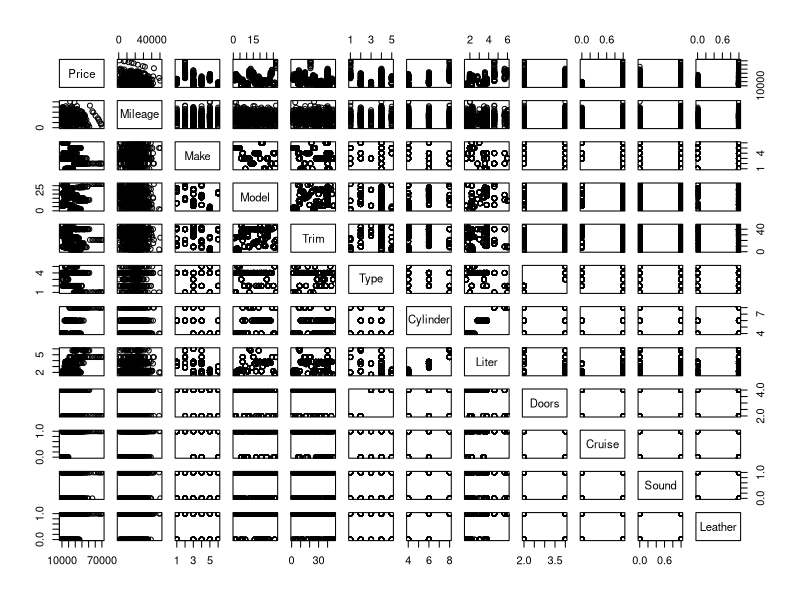
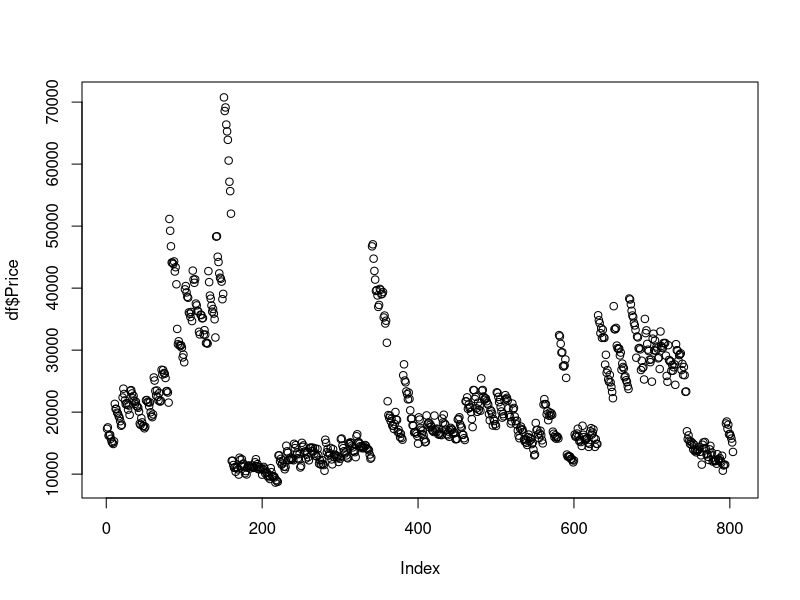
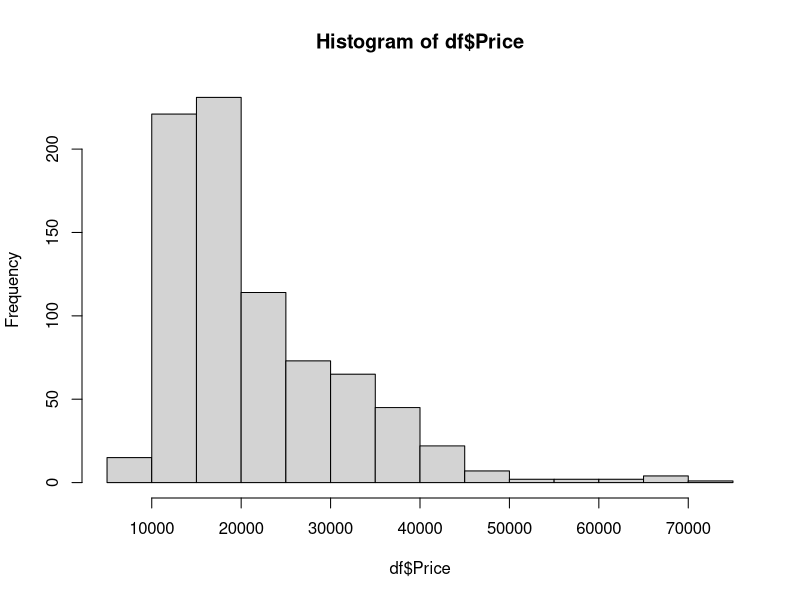
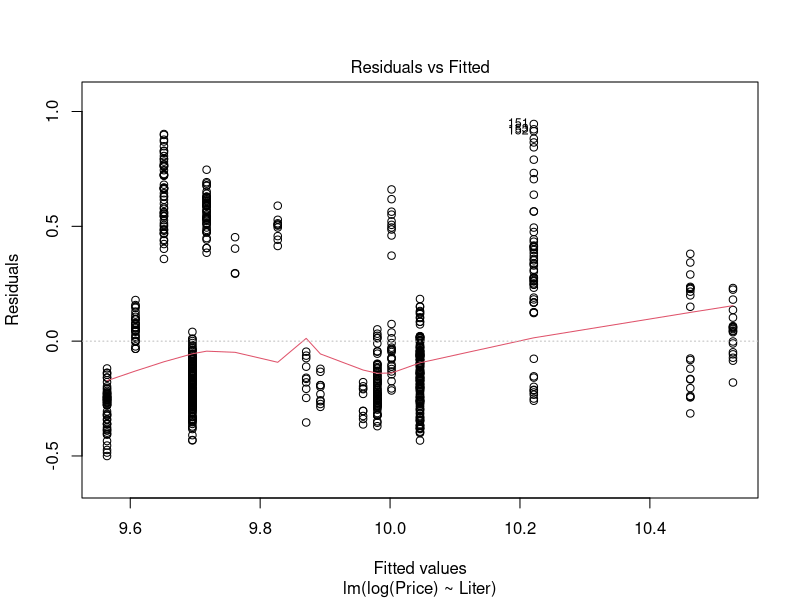
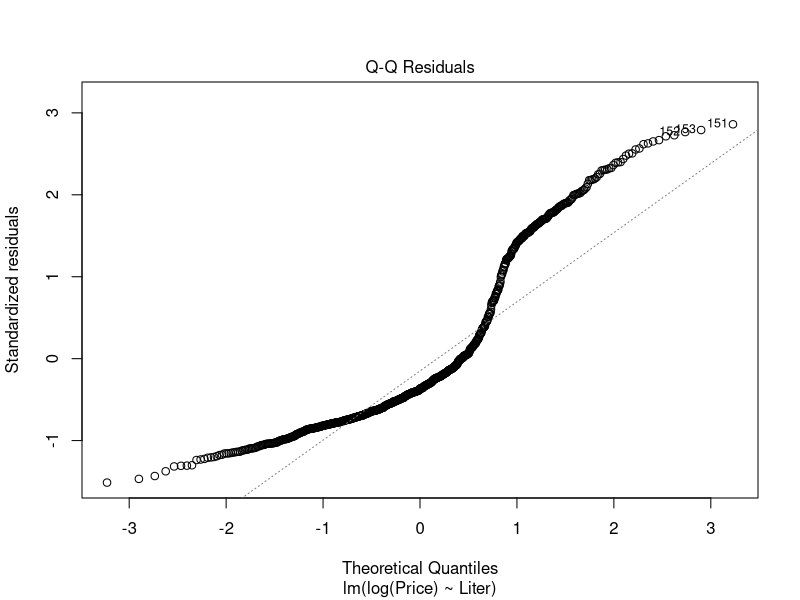
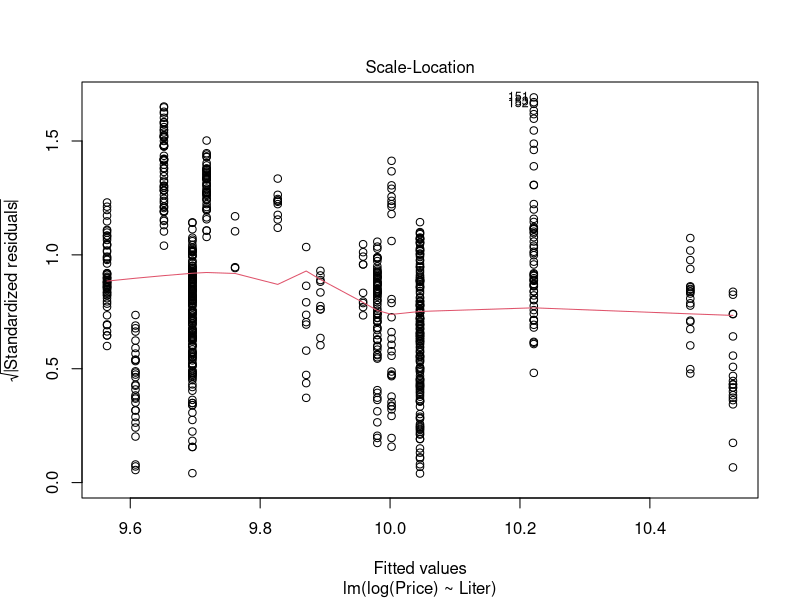
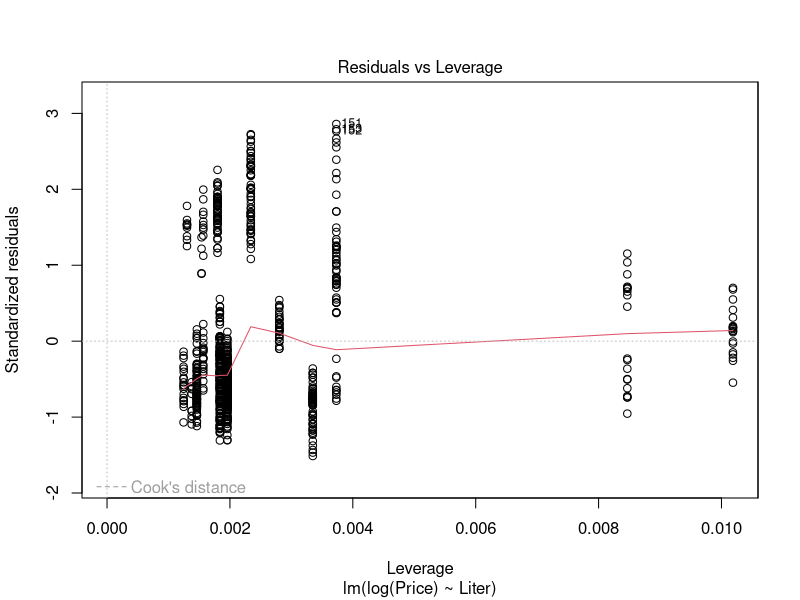
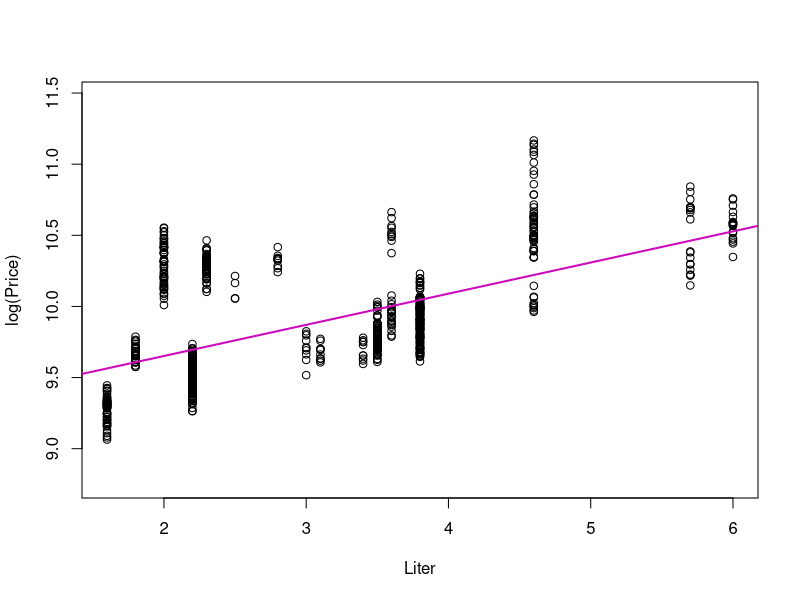

Source code (R) for these figures, in order:
install.packages(c('rstudioapi'),repos='https://cran.r-project.org/') # загружаем либу
setwd(dirname(rstudioapi::getActiveDocumentContext()$path)) # cтавим чтение в папку где расположен наш файл
df <- read.delim(file='kuiper.tsv', skip= 4,
stringsAsFactors=TRUE) # читаем данные, скипаем шапку
head(df)
plot(df) # эксперементируем
# Первоначалный анализ
plot(df$Price)
hist(df$Price)
summary(df)
table(df$Make)
unique(df$Make)
table(df$Trim)
table(df$Type)
table(df$Cylinder)
table(df$Liter)
table(df$Leather)
table(df$Doors)
table(df$Cruise)
table(df$Sound)

table(df$Make, df$Model) # неоднозначно
table(df$Liter, df$Cylinder) #однозначно
table(df$Type, df$Doors) #однозначно
table(df$Type, df$Liter) #неоднозначно
table(df$Make, df$Trim) #неоднозначно
table(df$Make, df$Type) #неоднозначно
table(df$Make, df$Doors) #неоднозначно
table(df$Make, df$Sound) #неоднозначно
table(df$Cylinder, df$Doors) #неоднозначно
table(df$Cylinder, df$Type) #неоднозначно
table(df$Doors, df$Liter) #неоднозначно

reg <- lm(log(Price) ~ Liter, data = df)
summary(reg)
plot(reg)
sigma(reg)
sigma(lm(log(Price) ~ 1, data = df))
deviance(reg)
deviance(lm(log(Price) ~ 1, data = df))

r_quad <- 1 - deviance(reg) / deviance(lm(log(Price) ~ 1, data=df))
plot(log(Price) ~ Liter, data = df, asp = 1)
abline(reg, col=6, lwd = 2)
abline(c(0,1), col=4, lwd = 4)
plot(resid(reg) ~ fitted(reg), data=df, asp = 1)
abline(h = 0, col = 4, lwd = 4)
grid()
# Задание
df.num <- df[c("Price", "Mileage", "Cylinder", "Liter",
"Doors", "Cruise", "Sound", "Leather")]
names(df)
round(cor(df.num), 3)

psych::pairs.panels(df.num)
regno <- lm(Price ~ Liter, data = df)
summary(regno)
deviance(regno)

reg_big <- lm(log(Price) ~ Mileage + Cylinder +
Liter + Doors + Cruise + Sound + Liter, data = df.num)
summary(reg_big)

plot(log(df$Price) ~ fitted(reg_big))
abline(c(0, 1), col = 2, lwd = 2)

confint(reg_big)
plot(resid(reg_big) ~ fitted(reg_big), col = df$Cylinder)
legend("bottomright", lty = 1, col = df$Cylinder, legend = unique(df$Cylinder))
abline(h=0, col =2, lwd = 2)

plot(resid(reg_big) ~ fitted(reg_big), col = df$Make)
legend("bottomright", lty = 1, col = df$Make, legend = unique(df$Make))
abline(h = 0, col = 2, lwd = 2)

plot(resid(reg_big) ~ fitted(reg_big), col = df$Type)
legend("bottomright", lty = 1, col = df$Type, legend = unique(df$Type))
abline(h = 0, col = 2, lwd = 2)

reg_big <- lm(log(df.num$Price) ~ df.num$Mileage + df.num$Cylinder +
df.num$Doors + df.num$Cruise +
df.num$Sound + df.num$Liter + df.num$Leather)
summary(reg_big)
#-doors
reg_big <- lm(log(df.num$Price) ~ df.num$Mileage + df.num$Cylinder +
df.num$Cruise + df.num$Sound + df.num$Liter + df.num$Leather)
summary(reg_big)
#-doors-cylinder
reg_big <- lm(log(df.num$Price) ~ df.num$Mileage + df.num$Cruise +
df.num$Sound + df.num$Liter + df.num$Leather)
summary(reg_big)
#-doors-cylinder-sound
reg_big <- lm(log(df.num$Price) ~ df.num$Mileage + df.num$Cruise +
df.num$Liter + df.num$Leather)
summary(reg_big)
